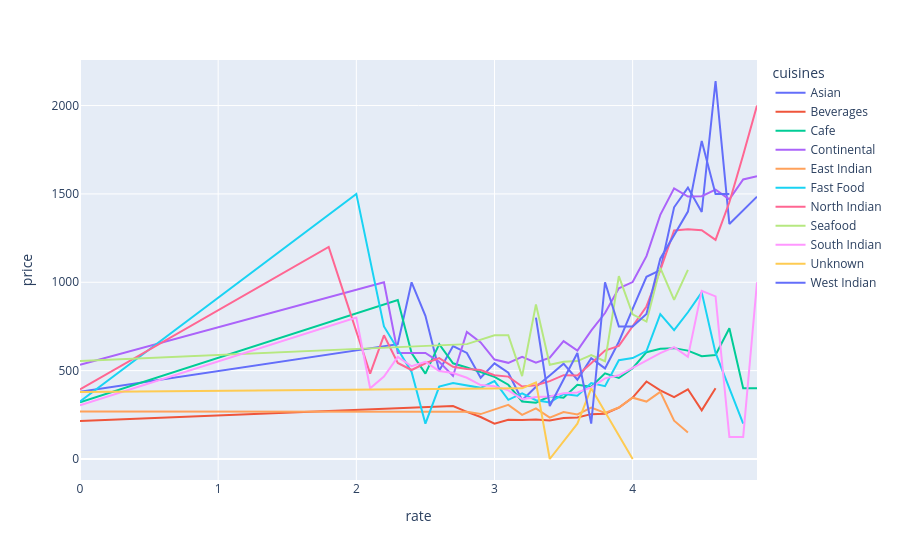

The code cell stored with this chart in its notebook:
### Code cell
px.line(relation, y="price", x="rate",color='cuisines').show()

### Figure 1 — Plotly figure (JSON) as saved in the notebook; plotly's stock layout.template omitted (floating-point values rounded to 4 significant figures)
{"data": [{"hovertemplate": "cuisines=Asian<br>rate=%{x}<br>price=%{y}<extra></extra>", "legendgroup": "Asian", "line": {"color": "#636efa", "dash": "solid"}, "marker": {"symbol": "circle"}, "mode": "lines", "name": "Asian", "orientation": "v", "showlegend": true, "type": "scatter", "x": [0.0, 2.3, 2.4, 2.5, 2.6, 2.7, 2.8, 2.9, 3.0, 3.1, 3.2, 3.3, 3.4, 3.5, 3.6, 3.7, 3.8, 3.9, 4.0, 4.1, 4.2, 4.3, 4.4, 4.5, 4.6, 4.7, 4.9], "xaxis": "x", "y": [380.3, 650.0, 1000.0, 810.0, 500.0, 639.3, 600.0, 459.7, 541.0, 488.0, 332.4, 408.8, 472.8, 539.2, 448.3, 569.9, 512.5, 663.6, 848.9, 1031.0, 1069.0, 1424.0, 1536.0, 1398.0, 2139.0, 1330.0, 1485.0], "yaxis": "y"}, {"hovertemplate": "cuisines=Beverages<br>rate=%{x}<br>price=%{y}<extra></extra>", "legendgroup": "Beverages", "line": {"color": "#EF553B", "dash": "solid"}, "marker": {"symbol": "circle"}, "mode": "lines", "name": "Beverages", "orientation": "v", "showlegend": true, "type": "scatter", "x": [0.0, 2.7, 2.8, 2.9, 3.0, 3.1, 3.2, 3.3, 3.4, 3.5, 3.6, 3.7, 3.8, 3.9, 4.0, 4.1, 4.2, 4.3, 4.4, 4.5, 4.6], "xaxis": "x", "y": [215.4, 300.0, 266.7, 237.5, 200.0, 222.2, 220.0, 223.7, 217.4, 232.4, 234.3, 253.9, 256.4, 290.2, 347.6, 438.6, 388.6, 350.0, 394.4, 275.0, 400.0], "yaxis": "y"}, {"hovertemplate": "cuisines=Cafe<br>rate=%{x}<br>price=%{y}<extra></extra>", "legendgroup": "Cafe", "line": {"color": "#00cc96", "dash": "solid"}, "marker": {"symbol": "circle"}, "mode": "lines", "name": "Cafe", "orientation": "v", "showlegend": true, "type": "scatter", "x": [0.0, 2.3, 2.4, 2.5, 2.6, 2.7, 2.8, 2.9, 3.0, 3.1, 3.2, 3.3, 3.4, 3.5, 3.6, 3.7, 3.8, 3.9, 4.0, 4.1, 4.2, 4.3, 4.4, 4.5, 4.6, 4.7, 4.8, 4.9], "xaxis": "x", "y": [320.4, 900.0, 600.0, 483.3, 650.0, 541.7, 518.2, 492.5, 464.7, 420.2, 325.6, 318.8, 355.0, 346.6, 420.2, 409.5, 484.4, 458.3, 514.0, 604.5, 623.3, 627.3, 613.1, 581.2, 588.0, 740.0, 400.0, 400.0], "yaxis": "y"}, {"hovertemplate": "cuisines=Continental<br>rate=%{x}<br>price=%{y}<extra></extra>", "legendgroup": "Continental", "line": {"color": "#ab63fa", "dash": "solid"}, "marker": {"symbol": "circle"}, "mode": "lines", "name": "Continental", "orientation": "v", "showlegend": true, "type": "scatter", "x": [0.0, 2.2, 2.3, 2.4, 2.5, 2.6, 2.7, 2.8, 2.9, 3.0, 3.1, 3.2, 3.3, 3.4, 3.5, 3.6, 3.7, 3.8, 3.9, 4.0, 4.1, 4.2, 4.3, 4.4, 4.5, 4.6, 4.7, 4.8, 4.9], "xaxis": "x", "y": [533.5, 1000.0, 600.0, 600.0, 600.0, 550.0, 470.0, 719.2, 659.4, 562.5, 544.1, 577.5, 544.6, 573.5, 666.9, 613.2, 726.5, 826.0, 966.4, 1001.0, 1148.0, 1381.0, 1531.0, 1485.0, 1487.0, 1524.0, 1469.0, 1582.0, 1600.0], "yaxis": "y"}, {"hovertemplate": "cuisines=East Indian<br>rate=%{x}<br>price=%{y}<extra></extra>", "legendgroup": "East Indian", "line": {"color": "#FFA15A", "dash": "solid"}, "marker": {"symbol": "circle"}, "mode": "lines", "name": "East Indian", "orientation": "v", "showlegend": true, "type": "scatter", "x": [0.0, 2.8, 2.9, 3.0, 3.1, 3.2, 3.3, 3.4, 3.5, 3.6, 3.7, 3.8, 3.9, 4.0, 4.1, 4.2, 4.3, 4.4], "xaxis": "x", "y": [269.2, 266.7, 254.2, 281.2, 306.2, 250.0, 286.4, 234.1, 265.2, 252.0, 291.4, 261.3, 291.5, 347.0, 325.0, 380.0, 216.7, 150.0], "yaxis": "y"}, {"hovertemplate": "cuisines=Fast Food<br>rate=%{x}<br>price=%{y}<extra></extra>", "legendgroup": "Fast Food", "line": {"color": "#19d3f3", "dash": "solid"}, "marker": {"symbol": "circle"}, "mode": "lines", "name": "Fast Food", "orientation": "v", "showlegend": true, "type": "scatter", "x": [0.0, 2.0, 2.2, 2.4, 2.5, 2.6, 2.7, 2.8, 2.9, 3.0, 3.1, 3.2, 3.3, 3.4, 3.5, 3.6, 3.7, 3.8, 3.9, 4.0, 4.1, 4.2, 4.3, 4.4, 4.5, 4.6, 4.8], "xaxis": "x", "y": [325.3, 1500.0, 750.0, 492.9, 200.0, 409.4, 430.4, 418.2, 402.6, 440.8, 334.8, 371.3, 332.5, 319.4, 368.0, 358.6, 430.0, 411.9, 559.0, 570.9, 610.9, 819.3, 728.9, 830.4, 942.9, 600.0, 200.0], "yaxis": "y"}, {"hovertemplate": "cuisines=North Indian<br>rate=%{x}<br>price=%{y}<extra></extra>", "legendgroup": "North Indian", "line": {"color": "#FF6692", "dash": "solid"}, "marker": {"symbol": "circle"}, "mode": "lines", "name": "North Indian", "orientation": "v", "showlegend": true, "type": "scatter", "x": [0.0, 1.8, 2.1, 2.2, 2.3, 2.4, 2.5, 2.6, 2.7, 2.8, 2.9, 3.0, 3.1, 3.2, 3.3, 3.4, 3.5, 3.6, 3.7, 3.8, 3.9, 4.0, 4.1, 4.2, 4.3, 4.4, 4.5, 4.6, 4.7, 4.8, 4.9], "xaxis": "x", "y": [393.3, 1200.0, 483.3, 700.0, 543.8, 503.6, 541.7, 570.7, 522.1, 509.2, 503.1, 474.0, 466.3, 410.2, 417.3, 440.5, 474.5, 472.7, 541.6, 613.5, 640.1, 753.2, 863.1, 1069.0, 1293.0, 1300.0, 1294.0, 1240.0, 1453.0, 1720.0, 2000.0], "yaxis": "y"}, {"hovertemplate": "cuisines=Seafood<br>rate=%{x}<br>price=%{y}<extra></extra>", "legendgroup": "Seafood", "line": {"color": "#B6E880", "dash": "solid"}, "marker": {"symbol": "circle"}, "mode": "lines", "name": "Seafood", "orientation": "v", "showlegend": true, "type": "scatter", "x": [0.0, 2.8, 3.0, 3.1, 3.2, 3.3, 3.4, 3.5, 3.6, 3.7, 3.8, 3.9, 4.0, 4.1, 4.2, 4.3, 4.4], "xaxis": "x", "y": [554.2, 650.0, 700.0, 700.0, 468.8, 875.0, 533.3, 550.0, 553.8, 587.5, 553.1, 1035.0, 818.8, 777.3, 1082.0, 900.0, 1070.0], "yaxis": "y"}, {"hovertemplate": "cuisines=South Indian<br>rate=%{x}<br>price=%{y}<extra></extra>", "legendgroup": "South Indian", "line": {"color": "#FF97FF", "dash": "solid"}, "marker": {"symbol": "circle"}, "mode": "lines", "name": "South Indian", "orientation": "v", "showlegend": true, "type": "scatter", "x": [0.0, 2.0, 2.1, 2.2, 2.3, 2.4, 2.5, 2.6, 2.7, 2.8, 2.9, 3.0, 3.1, 3.2, 3.3, 3.4, 3.5, 3.6, 3.7, 3.8, 3.9, 4.0, 4.1, 4.2, 4.3, 4.4, 4.5, 4.6, 4.7, 4.8, 4.9], "xaxis": "x", "y": [303.3, 800.0, 400.0, 466.7, 577.8, 525.0, 550.0, 498.1, 486.2, 459.6, 418.3, 411.2, 388.7, 338.4, 350.6, 353.4, 371.5, 375.9, 405.6, 456.2, 473.3, 513.8, 555.9, 598.8, 632.7, 578.8, 951.2, 920.0, 125.0, 125.0, 1000.0], "yaxis": "y"}, {"hovertemplate": "cuisines=Unknown<br>rate=%{x}<br>price=%{y}<extra></extra>", "legendgroup": "Unknown", "line": {"color": "#FECB52", "dash": "solid"}, "marker": {"symbol": "circle"}, "mode": "lines", "name": "Unknown", "orientation": "v", "showlegend": true, "type": "scatter", "x": [0.0, 3.2, 3.3, 3.4, 3.6, 3.7, 4.0], "xaxis": "x", "y": [378.6, 400.0, 433.3, 0.0, 200.0, 400.0, 0.0], "yaxis": "y"}, {"hovertemplate": "cuisines=West Indian<br>rate=%{x}<br>price=%{y}<extra></extra>", "legendgroup": "West Indian", "line": {"color": "#636efa", "dash": "solid"}, "marker": {"symbol": "circle"}, "mode": "lines", "name": "West Indian", "orientation": "v", "showlegend": true, "type": "scatter", "x": [3.3, 3.4, 3.6, 3.7, 3.8, 3.9, 4.0, 4.1, 4.2, 4.4, 4.5, 4.6, 4.7], "xaxis": "x", "y": [800.0, 300.0, 600.0, 200.0, 1000.0, 750.0, 750.0, 820.0, 1133.0, 1400.0, 1800.0, 1500.0, 1500.0], "yaxis": "y"}], "layout": {"legend": {"title": {"text": "cuisines"}, "tracegroupgap": 0}, "margin": {"t": 60}, "xaxis": {"anchor": "y", "domain": [0, 1], "title": {"text": "rate"}}, "yaxis": {"anchor": "x", "domain": [0, 1], "title": {"text": "price"}}}}
